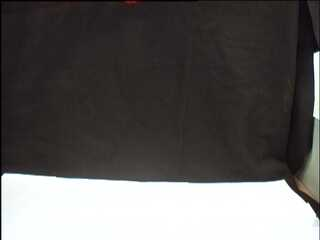
#> input picture dataParticulas/01.jpg, 320 x 240 px; its folder holds only this picture in this run
$ python main_particulas.py
#> lines starting #> are read from the running program, lines starting #| are printed output that depends on the picture
import cv2
import os
import numpy as np
from random import randint, uniform, random

def inicializar_particulas(w, h, n, w_img, h_img):
    particulas = []
    for i in range(n):
        x = randint(0, w_img-w)
        y = randint(0, h_img-h)
        particulas.append(np.array([x, y, h, w, 0, 0]))

    return particulas


def evaluacion(frame, particulas):
    for p in particulas:
        roi = frame[p[1]:p[1]+p[2], p[0]:p[0]+p[3]]
        peso = np.count_nonzero(roi)
        p[4] = peso
    return particulas


def estimacion(particulas, pos_actual):
    global inicializado
    aux_index = -1
    aux_peso = 0
    for i in range(len(particulas)):
        p = particulas[i]
        if p[4] > aux_peso:
            aux_peso = p[4]
            aux_index = i

    if aux_index == -1:
        inicializado = False
    else:
        particulas[aux_index][5] = 1
        pos_actual = np.array([particulas[aux_index][0], particulas[aux_index][1]])

    return particulas, pos_actual


def seleccion (particulas):
    nuevas_particulas = []
    aleatorios = np.random.random(size=len(particulas))
    peso_acumulado = np.cumsum(particulas, axis=0)[:, 4]
    maximo = np.amax(peso_acumulado)
    if maximo != 0:
        total_peso = peso_acumulado / maximo
        for i in range(len(aleatorios)):
            aux = np.where(total_peso >= aleatorios[i])[0][0]
            nuevas_particulas.append(particulas[aux].copy())
    return nuevas_particulas

def difusion (particulas, esp):
    for p in particulas:
        ruido = np.random.randint(-esp, esp, size=2)
        p[0] = p[0]+ruido[0]
        p[1] = p[1]+ruido[1]
    return particulas

def prediccion(particulas, ultima_deteccion, pos_actual):
    if np.all(pos_actual != -1):
        if np.all(ultima_deteccion != -1):
            despl = pos_actual - ultima_deteccion
            for p in particulas:
                p[0] = p[0]+despl[0]
                p[1] = p[1]+despl[1]

    ultima_deteccion = pos_actual.copy()

    return particulas, ultima_deteccion, pos_actual


def pintar_particulas(frame, particulas, pred):
    for p in particulas:
        p1 = (p[0], p[1])
        p2 = (p[0]+p[3], p[1]+p[2])
        if p[5] == 1:
            if pred == 2:
                cv2.rectangle(frame, p1, p2, (255, 0, 255), 2)
                p[5] = 0
            else:
                cv2.rectangle(frame, p1, p2, (0, 255, 0), 2)
                p[5] = 0
        else:
            if pred == 1:
                cv2.rectangle(frame, p1, p2, (0, 0, 255), 2)
            elif pred == 0:
                cv2.rectangle(frame, p1, p2, (255, 0, 0), 2)
            else:
                cv2.rectangle(frame, p1, p2, (255, 0, 255), 2)

    return frame


inicializado = False
min_HSV = np.array([0, 130, 230])
max_HSV = np.array([40, 255, 255])

ultima_deteccion = np.array([-1, -1])

URL_imagenes = "./dataParticulas/"
data = os.listdir(URL_imagenes)
data.sort()

for img in data:
    pos_actual = np.array([-1, -1])

    frame = cv2.imread(os.path.join(URL_imagenes, img))
#> frame is the input picture: shape (240, 320, 3); mean B, G, R 91.9, 93.2, 95.5

    if not inicializado:
        particulas = inicializar_particulas(30, 30, 10, frame.shape[1], frame.shape[0])
        inicializado = True

    hsv_frame = cv2.cvtColor(frame, cv2.COLOR_BGR2HSV)
#> hsv_frame: shape (240, 320, 3); mean H, S, V 63.9, 28.9, 96.3
    frame_filtrado = cv2.inRange(hsv_frame, min_HSV, max_HSV)
#> frame_filtrado: shape (240, 320); every value is 0
    particulas = evaluacion(frame_filtrado, particulas)

    particulas, pos_actual = estimacion(particulas, pos_actual)
#> the loop in estimacion, `for i in range(len(particulas)):` made 10 passes
#> p on passes 1 to 10: [197, 194, 30, 30, 0, 0], [215, 10, 30, 30, 0, 0], [132, 130, 30, 30, 0, 0], [248, 103, 30, 30, 0, 0], [155, 122, 30, 30, 0, 0], [183, 149, 30, 30, 0, 0], [111, 129, 30, 30, 0, 0], [71, 72, 30, 30, 0, 0], [71, 193, 30, 30, 0, 0], [48, 158, 30, 30, 0, 0]
#> after the loop in estimacion, `for i in range(len(particulas)):`: aux_index = -1; aux_peso = 0
#> pos_actual = [-1, -1]

    frame_particulas = pintar_particulas(frame.copy(), particulas, 0)
#> the loop in pintar_particulas, `for p in particulas:` made 10 passes
#> p2 on passes 1 to 10: (227, 224), (245, 40), (162, 160), (278, 133), (185, 152), (213, 179), (141, 159), (101, 102), (101, 223), (78, 188)
#> after the loop in pintar_particulas, `for p in particulas:`:
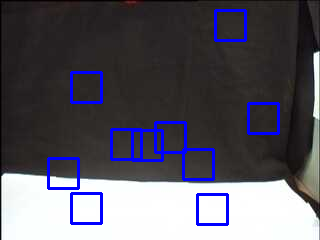
#> frame: shape (240, 320, 3); mean of channels 0, 1, 2 99.1, 88.7, 90.9; drawn as B, G, R
    cv2.imshow("Particulas", frame_particulas)
    if cv2.waitKey(0) & 0xFF == ord('q'):
#> (key q is pressed here)
        break

    particulas = seleccion(particulas)
    if len(particulas) > 0:
        frame_particulas_sel = pintar_particulas(frame.copy(), particulas, 1)
        cv2.imshow("Particulas", frame_particulas_sel)
        if cv2.waitKey(0) & 0xFF == ord('q'):
            break

        particulas = difusion(particulas, 40)
        frame_particulas_dif = pintar_particulas(frame.copy(), particulas, 0)
        cv2.imshow("Particulas", frame_particulas_dif)
        if cv2.waitKey(0) & 0xFF == ord('q'):
            break

        particulas, ultima_deteccion, pos_actual = prediccion(particulas, ultima_deteccion, pos_actual)
        frame_particulas_pred = pintar_particulas(frame.copy(), particulas, 2)
        cv2.imshow("Particulas", frame_particulas_pred)
        if cv2.waitKey(0) & 0xFF == ord('q'):
            break
